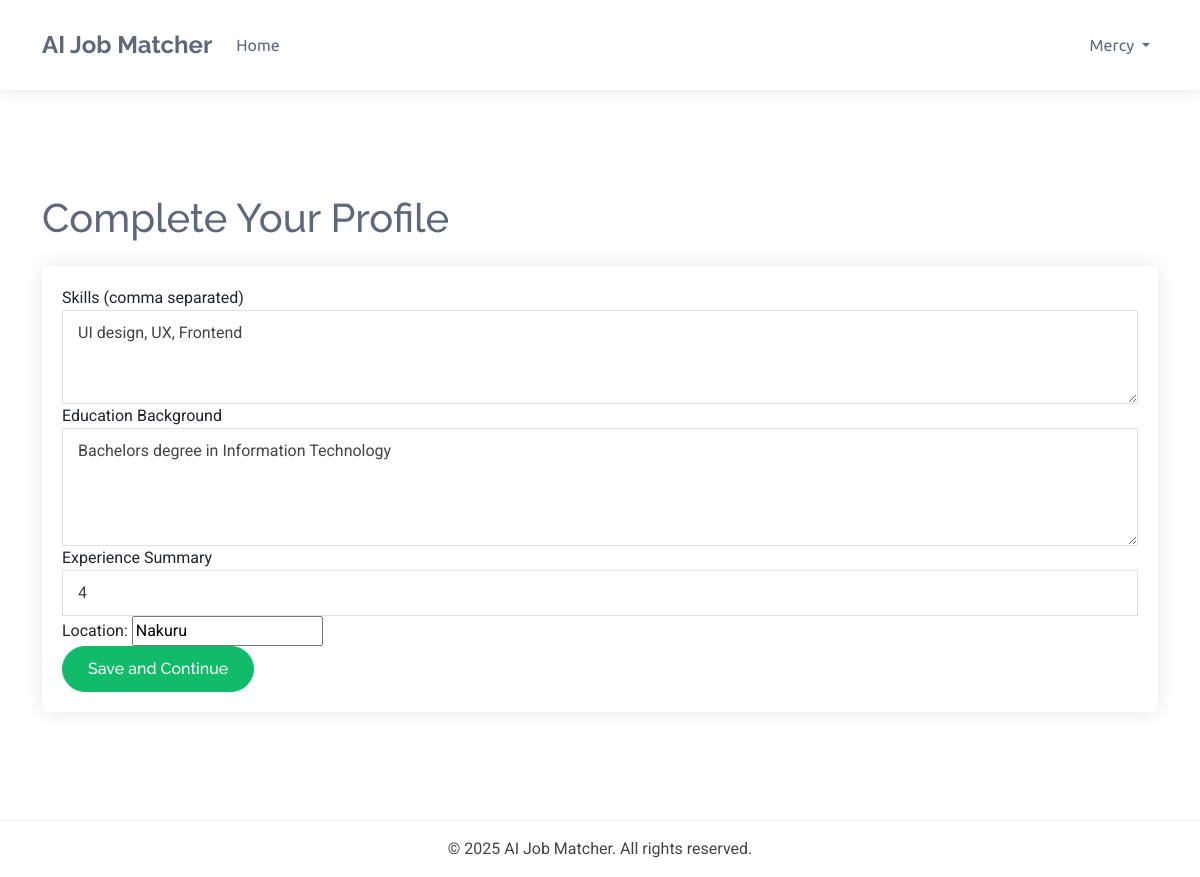
/candidate/complete_profile/ (signed in), run on the app's committed database.
### accounts/models.py (models this page shows, shortened)
class TrackingModel(models.Model):
    created_at = models.DateTimeField(auto_now_add=True)
    updated_at = models.DateTimeField(auto_now=True)
    class Meta:
        abstract = True
        ordering = ["-created_at"]

class User(AbstractBaseUser, TrackingModel):
    username_validator = UnicodeUsernameValidator()
    Role_choices = (
        ("Administrator", "Administrator"),
        ("Recruiter", "Recruiter"),
        ("Candidate", "Candidate")
    )
    Gender_choices = (
        ("Male", "Male"),
        ("Female", "Female"),
        ("Other", "Other")
    )
    username = models.CharField(
        _('username'),
        max_length=150,
        unique=True,
        validators=[username_validator],
        error_messages={
            'unique':_("A user with that username already exists."),
        },
    )
    phoneNumberRegex = RegexValidator(regex=r"^\+?1?\d{8,15}$")
    full_name = models.CharField(_('full name'),max_length=200)
    email = models.EmailField(_('email'), unique=True, error_messages={
        'unique': ('A user with email already exists.'),
    })
    gender = models.CharField(_("gender"), max_length=10, choices=Gender_choices)
    phone = PhoneNumberField(
        _('phone number'), unique=True,validators=[phoneNumberRegex],
        blank=True, null=True, max_length=27)
    country = models.CharField(_("country"), max_length=50,
                              blank=True, null=True)
    city = models.CharField(_("city"), max_length=50,
                              blank=True, null=True)
    role = models.CharField(_('Role'), max_length=17, choices=Role_choices, default="Client")
    is_active = models.BooleanField(_('active'), default=True)
    is_admin = models.BooleanField(_('admin'), default=False)
    is_staff = models.BooleanField(_("staff"), default=False)
    timestamp = models.DateTimeField(_("timestamp"), auto_now_add=True)
    objects = CustomManager()
    USERNAME_FIELD = 'email'
    REQUIRED_FIELDS = ['username',]
    @property
    def staff(self):
        return self.staff
    @property
    def active(self):
        return self.active
    @property
    def admin(self):
        return self.admin

class Profile(models.Model):
    user = models.OneToOneField(User,
                                on_delete=models.CASCADE, unique=True)
    bio = models.TextField(_('bio'), blank=True, null=True)
    profile_picture = models.ImageField(
        _("profile picture"), upload_to="profile",
        default="default.png")
    class Meta:
        abstract= True

class Candidate(Profile):
    skills = models.TextField(_('skills'), blank=True, null=True)
    education = models.TextField(_('education'), blank=True, null=True)
    experience = models.IntegerField(_('experience'), blank=True, null=True)
    location = models.CharField(max_length=255, blank=True, null=True)
    job_type_preference = models.CharField(_("job type preference"), max_length=50, blank=True, null=True)
    expected_salary = models.IntegerField(_("expected salary"), blank=True, null=True)
    availability_in_weeks = models.IntegerField(_("availability in weeks"), blank=True, null=True)

### candidate/views.py (the view)
# urls.py: path('complete_profile/', views.complete_profile, name='complete_profile'),
@login_required
@user_passes_test(is_candidate)
def complete_profile(request):
    candidate = request.user.candidate
    if request.method == 'POST':
        form = CandidateProfileForm(request.POST, instance=candidate)
        if form.is_valid():
            form.save()
            try:
                resume = Resume.objects.get(candidate=candidate)
                resume.skills = candidate.skills
                resume.education = candidate.education
                resume.experience = candidate.experience
                resume.embedding_vector = None
                resume.is_processed = False
                resume.save()
                process_resume(resume.id)
                messages.success(request, "Your profile and resume have been updated and reprocessed successfully!")
            except Resume.DoesNotExist:
                messages.success(request, "Your profile has been updated successfully!")
            return redirect('candidate:candidate_dashboard')
        else:
            messages.error(request, "Please correct the errors below.")
    else:
        form = CandidateProfileForm(instance=candidate)
    return render(request, 'candidate/complete_profile.html', {'form': form})

### candidate/forms.py
class CandidateProfileForm(forms.ModelForm):
    class Meta:
        model = Candidate
        fields = ['skills', 'education', 'experience', 'location']
        widgets = {
            'skills': forms.Textarea(attrs={
                'rows': 3,
                'placeholder': _('List your skills separated by commas, e.g., Python, Django, SQL')
            }),
            'education': forms.Textarea(attrs={
                'rows': 4,
                'placeholder': _('Describe your education, degrees, institutions...')
            }),
            'years_of_experience': forms.NumberInput(attrs={
                'rows': 4,
                'placeholder': _('e.g. 5')
            }),
            'location': forms.TextInput(attrs={'placeholder': 'e.g. Nairobi, Kenya'}),
            'job_type_preference': forms.TextInput(attrs={'placeholder': 'e.g. Remote, On-site'}),
            'expected_salary': forms.NumberInput(attrs={'placeholder': 'e.g. 50000'}),
            'availability_in_weeks': forms.NumberInput(attrs={'placeholder': 'e.g. 2'}),
        }

### candidate/views.py (called while the page is built)
def is_candidate(user):
    return user.is_authenticated and user.role == 'Candidate'

### templates/candidate/complete_profile.html (shortened to what this page needs)
{% extends 'candidate/base.html' %}
{% load widget_tweaks %}
{% load static %}
{% block content %}
<div class="container py-5">
    <h1 class="mb-4">Complete Your Profile</h1>
    <div class="card">
        <div class="card-body">
            <form method="post">
                <div class="form-group">
                    <label for="{{ form.skills.id_for_label }}">Skills (comma separated)</label>
                    {{ form.skills|add_class:"form-control" }}
                </div>
                <div class="form-group">
                    <label for="{{ form.education.id_for_label }}">Education Background</label>
                    {{ form.education|add_class:"form-control" }}
                </div>
                <div class="form-group">
                    <label for="{{ form.experience.id_for_label }}">Experience Summary</label>
                    {{ form.experience|add_class:"form-control" }}
                </div>
                <div class="form-group">
                    {{ form.location.label_tag }}
                    {{ form.location }}
                </div>
                <button type="submit" class="btn btn-primary">
                     Save and Continue
                </button>
            </form>
        </div>
    </div>
</div>
{% endblock %}

### templates/candidate/base.html (shortened to what this page needs)
{%load static%}
<!DOCTYPE html>
<html lang="en">
<head>
    <link href="https://cdn.jsdelivr.net/npm/bootstrap@5.3.0-alpha1/dist/css/bootstrap.min.css" rel="stylesheet">
</head>
<body>
    <nav class="navbar navbar-expand-lg">
        <div class="container">
            <a class="navbar-brand" href="/">AI Job Matcher</a>
            <div class="collapse navbar-collapse" id="navbarNav">
                <ul class="navbar-nav me-auto">
                    <li class="nav-item">
                        <a class="nav-link" href="{% url 'accounts:home' %}">Home</a>
                    </li>
                </ul>
                <ul class="navbar-nav">
                    {% if user.is_authenticated %}
                        <li class="nav-item dropdown">
                            <a class="nav-link dropdown-toggle" href="#" id="navbarDropdown" role="button" data-bs-toggle="dropdown" aria-expanded="false">
                                {{ user.username }}
                            </a>
                        </li>
                    {% endif %}
                </ul>
            </div>
        </div>
    </nav>
    <div class="container main-content">
        {% block content %}{% endblock %}
    </div>
    <footer class="text-center py-3">
        <div class="container">
            <p class="mb-0">&copy; {% now "Y" %} AI Job Matcher. All rights reserved.</p>
        </div>
    </footer>
</body>
</html>

### templates/candidate/base.html (style rules this page uses)
:root { --default-font: "Roboto", system-ui, -apple-system, "Segoe UI", Roboto, "Helvetica Neue", Arial, "Noto Sans", "Liberation Sans", sans-serif; --heading-font: "Raleway", sans-serif; --nav-font: "Ubuntu", sans-serif; --background-color: #ffffff; --default-color: #444444; --heading-color: #5f687b; --accent-color: #10bc69; --surface-color: #ffffff; --contrast-color: #ffffff; --nav-color: #5f687b; --nav-hover-color: #10bc69; --nav-mobile-background-color: #ffffff; --nav-dropdown-background-color: #ffffff; --nav-dropdown-color: #5f687b; --nav-dropdown-hover-color: #10bc69; }
body { color: var(--default-color); background-color: var(--background-color); font-family: var(--default-font); }
h1, h2, h3, h4, h5, h6 { color: var(--heading-color); font-family: var(--heading-font); }
a { color: var(--accent-color); text-decoration: none; transition: 0.3s; }
.navbar { padding: 15px 0; transition: all 0.5s; background-color: var(--background-color) !important; box-shadow: 0px 0 18px rgba(0, 0, 0, 0.1); }
.navbar-brand { font-family: var(--heading-font); font-weight: 700; font-size: 24px; color: var(--heading-color) !important; }
.navbar-nav .nav-link { font-family: var(--nav-font); color: var(--nav-color) !important; font-weight: 400; padding: 18px 15px; transition: 0.3s; }
.main-content { min-height: calc(100vh - 180px); padding: 40px 0; }
.form-control { border-radius: 0; padding: 10px 15px; border: 1px solid rgba(95, 104, 123, 0.2); color: var(--default-color); transition: all 0.3s; }
.btn-primary { background-color: var(--accent-color); border-color: var(--accent-color); border-radius: 50px; padding: 10px 25px; transition: all 0.3s; font-family: var(--heading-font); font-weight: 500; }
.card { border: none; border-radius: 5px; background-color: var(--surface-color); box-shadow: 0px 0px 20px rgba(0, 0, 0, 0.1); transition: all 0.3s; margin-bottom: 20px; }
.card-body { padding: 20px; }
footer { background-color: var(--background-color) !important; border-top: 1px solid rgba(95, 104, 123, 0.1); color: var(--default-color) !important; padding: 25px 0; }

### data on the page
User: username "Mercy"
Candidate: skills "UI design, UX, Frontend", education "Bachelors degree in Information Technology", experience "4", location "Nakuru"
